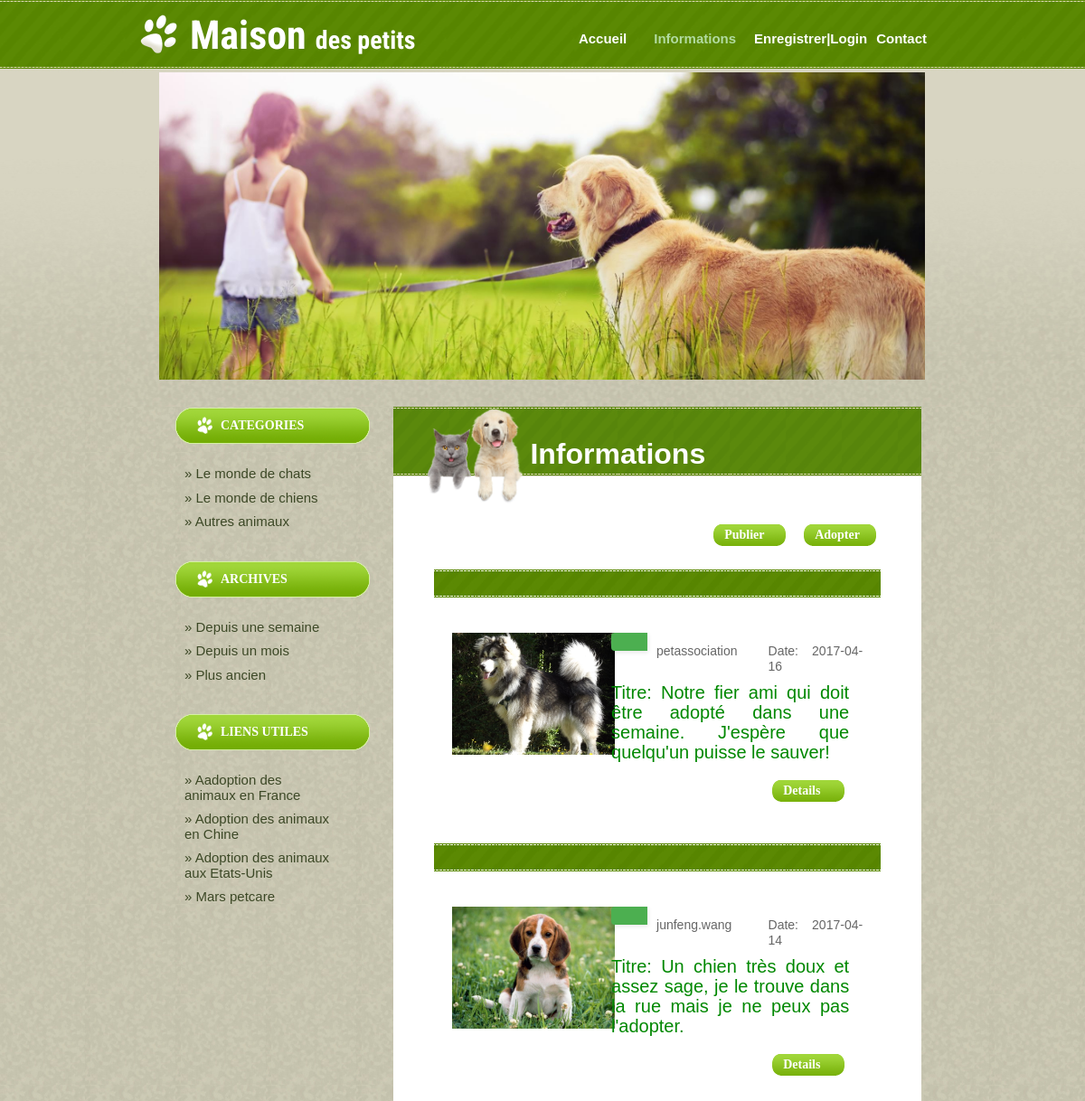
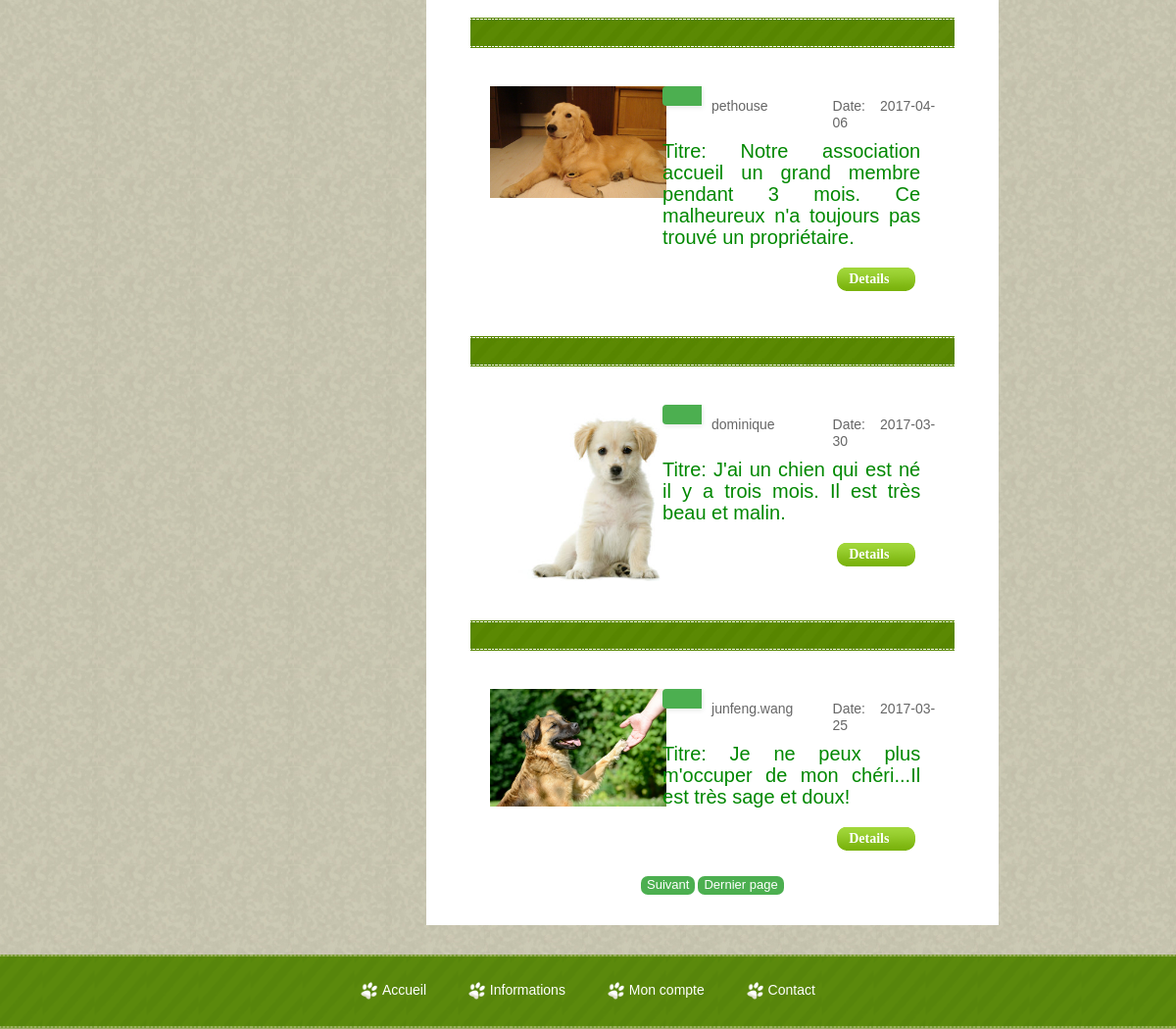
The app's page /project/index.php?search=chien&page=informations with its own data (2 pictures, top to bottom).
### tables this page shows
CREATE TABLE `informations` (
  `number` int(11) NOT NULL,
  `login` varchar(64) NOT NULL,
  `titre` varchar(512) NOT NULL,
  `type` varchar(32) NOT NULL,
  `genre` varchar(16) NOT NULL,
  `age` int(11) NOT NULL,
  `race` varchar(32) NOT NULL,
  `taille` varchar(16) NOT NULL,
  `adresse` varchar(256) NOT NULL,
  `date` date NOT NULL,
  `photo` varchar(128) NOT NULL
);

### project/utils/Information.php (shortened to what this page needs)
<?php
class Information {
    public static function getInformationsAvecContrainte($dbh, $contrainte) {
        $hasvalue = array();
        $query = "SELECT * FROM informations WHERE ";
        if ($contrainte['type'] != null) {
            $type = $contrainte['type'];
            $query = $query . "type = ?";
            array_push($hasvalue, $type);
        } else {
            $query = $query . "type = type";
        }
        if ($contrainte['genre'] != null) {
            $genre = $contrainte['genre'];
            $query = $query . " AND genre = ?";
            array_push($hasvalue, $genre);
        } else {
            $query = $query . " AND genre = genre";
        }
        if ($contrainte['age'] != null) {
            $age = $contrainte['age'];
            $query = $query . " AND age = ?";
            array_push($hasvalue, $age);
        } else {
            $query = $query . " AND age = age";
        }
        if ($contrainte['race'] != null) {
            $race = $contrainte['race'];
            $query = $query . " AND race = ?";
            array_push($hasvalue, $race);
        } else {
            $query = $query . " AND race = race";
        }
        if ($contrainte['taille'] != null) {
            $taille = $contrainte['taille'];
            $query = $query . " AND taille = ?";
            array_push($hasvalue, $taille);
        } else {
            $query = $query . " AND taille = taille";
        }
        if ($contrainte['adresse'] != null) {
            $adresse = $contrainte['adresse'];
            $query = $query . " AND adresse = ?";
            array_push($hasvalue, $adresse);
        } else {
            $query = $query . " AND adresse = adresse";
        }
        $query = $query . " ORDER BY number desc";
        $sth = $dbh->prepare($query);
        $sth->setFetchMode(PDO::FETCH_CLASS, 'Information');
        $sth->execute($hasvalue);
        return $sth->fetchAll();
    }
    public static function afficheInformations($dbh, $all) {
        $pagesize = 5;
        echo <<<CHAINE_DE_FIN
            <div class="row">
            <div class="col-md-6 mybutton"><a onclick="document.getElementById('adopter').style.display = 'block'" style="width: auto">Adopter</a></div>
CHAINE_DE_FIN;
        if ($_SESSION['loggedIn']) {
            echo <<<CHAINE_DE_FIN
            <div class="col-md-6 mybutton"><a onclick="document.getElementById('publier').style.display = 'block'" style="width: auto">Publier</a></div>
CHAINE_DE_FIN;
        } else {
            echo <<<CHAINE_DE_FIN
            <div class="col-md-6 mybutton"><a onclick="document.getElementById('login').style.display = 'block'" style="width: auto">Publier</a></div>
CHAINE_DE_FIN;
        }
        echo <<<CHAINE_DE_FIN
            </div>
CHAINE_DE_FIN;
        $numrows = sizeof($all);
        $pages = intval($numrows / $pagesize);
        if ($numrows % $pagesize != 0) {
            $pages++;
        }
        $page = 1;
        $offset = $pagesize * ($page - 1);
        for ($i = 0; $i < 5 && ($offset + $i) < $numrows; $i++) {
            $number = $offset + $i;
            $info = $all[$number];
            echo <<<CHAINE_DE_FIN
                <h2></h2>
                <div class="row info">
                    <div class="col-md-4">
            <img id='infoimage' class='adopter' src='$info->photo' width=180 />
CHAINE_DE_FIN;
            echo <<<CHAINE_DE_FIN
                </div>
            <div class="col-md-8">
                <div class="row">
                    <div class="col-md-7">
                        <p>
                            <label id="icon" for="name" style='margin-right: 10px'><i class="icon-user"></i></label>
CHAINE_DE_FIN;
            echo $info->login;
            echo <<<CHAINE_DE_FIN
                </p>
                    </div>
                    <div class="col-md-5">
CHAINE_DE_FIN;
            echo "<p style='margin-top: 12px'>Date: $info->date</p>";
            echo <<<CHAINE_DE_FIN
                </div>
                </div>
CHAINE_DE_FIN;
            echo "<h3 style='color: #008800; margin: 0 15px; font-size: 20px'>Titre: $info->titre</h3>";
            $element = "detail" . $info->number;
            echo <<<CHAINE_DE_FIN
                <div class="infobutton"><a onclick = "document.getElementById('$element').style.display = 'block'">Details</a></div>
            </div>
        </div>
CHAINE_DE_FIN;
        }
        $next = $page + 1;
        $last = $pages;
        echo <<<CHAINE_DE_FIN
        <div align='center'>
CHAINE_DE_FIN;
        if (isset($_GET['search']) && $_GET['search'] == "chien") {
            echo <<<CHAINE_DE_FIN
        <form action="index.php?search=chien&page=informations" method="post">
CHAINE_DE_FIN;
        }
        if ($page < $pages) {
            echo <<<CHAINE_DE_FIN
            <button class="pagebutton" name="pagenumber" value=$next>Suivant</button>
            <button class="pagebutton" name="pagenumber" value=$last>Dernier page</button>
CHAINE_DE_FIN;
        }
        echo "</form>";
        echo "</div>";
    }
}

### project/css/style.css (style rules this page uses)
html { background: url(../images/templatemo_html_bg.jpg) repeat; }
body { margin: 0; font-family: Arial, Helvetica, sans-serif; font-size: 11px; line-height: 1.5em; color: #000; background: url(../images/templatemo_page_bg.jpg) repeat-x center top; width: 100%; display: table; }
.content_right_column p { font-size: 14px; font-family: "Helvetica", sans-serif; }
.content_right_mid h2 { margin-top: 20px; padding-left: 10px; padding-top: 8px; font-size: 14px; font-weight: bold; color: #fff; height: 40px; background: url(../images/templatemo_h2.jpg) repeat-x; }
.mybutton { float: right; width: 100px; height: 30px; padding: 4px 0px 0px 12px; margin-top: 20px; font-family: Tahoma, "Arial Black"; font-size: 14px; font-weight: bold; color: #fff; background: url(../images/templatemo_top_button.png) no-repeat; }
.mybutton a { color: #fff; }
#icon { display: inline-block; width: 40px; background-color: #4CAF50; padding: 10px 0px 10px 15px; margin-left: 15px; -webkit-border-radius: 4px 0px 0px 4px; -moz-border-radius: 4px 0px 0px 4px; border-radius: 4px 0px 0px 4px; color: white; -webkit-box-shadow: 1px 2px 5px rgba(0,0,0,.09); -moz-box-shadow: 1px 2px 5px rgba(0,0,0,.09); box-shadow: 1px 2px 5px rgba(0,0,0,.09); border: solid 0px #cbc9c9; }
.info { padding: 20px 20px; }
.infobutton { float: right; width: 100px; height: 30px; padding: 4px 0px 0px 12px; margin-top: 20px; font-family: Tahoma, "Arial Black"; font-size: 14px; font-weight: bold; color: #fff; background: url(../images/templatemo_top_button.png) no-repeat; }
.infobutton a { color: #fff; }
.pagebutton { background-color: #4CAF50; color: white; border-radius: 7px; border: none; cursor: pointer; font-size: 13px; }

### records on screen
informations: photo (picture), login "petassociation", date "2017-04-16", titre "Notre fier ami qui doit être adopté dans une semaine. J'espère que quelqu'un puisse le sauver!"
informations: photo (picture), login "junfeng.wang", date "2017-04-14", titre "Un chien très doux et assez sage, je le trouve dans la rue mais je ne peux pas l'adopter."
informations: photo (picture), login "pethouse", date "2017-04-06", titre "Notre association accueil un grand membre pendant 3 mois. Ce malheureux n'a toujours pas trouvé un propriétaire."
informations: photo (picture), login "dominique", date "2017-03-30", titre "J'ai un chien qui est né il y a trois mois. Il est très beau et malin."
informations: photo (picture), login "junfeng.wang", date "2017-03-25", titre "Je ne peux plus m'occuper de mon chéri...Il est très sage et doux!"
